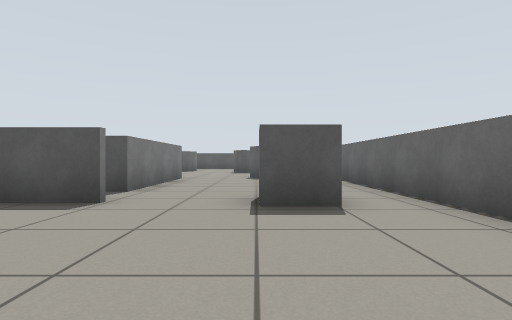
view 1 (above)

24 first-person views from a walk through a world built for the Gazebo simulator. The camera is 0.57 m above the floor, looks level and sees 80° across. The floor is counted in squares, 1 m on a side. Each view is taken from the middle of a square. On the plan, view 1 faces up. The plan holds only what a view shows up to about 9 squares ahead; the rest is blank.

view 2
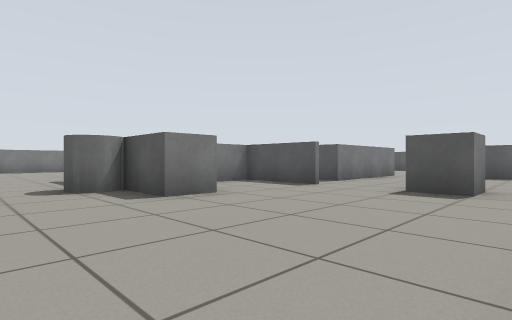

view 3
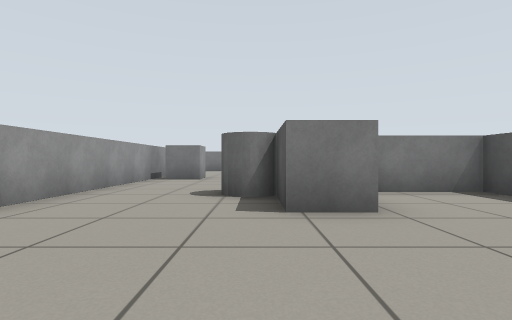

view 4
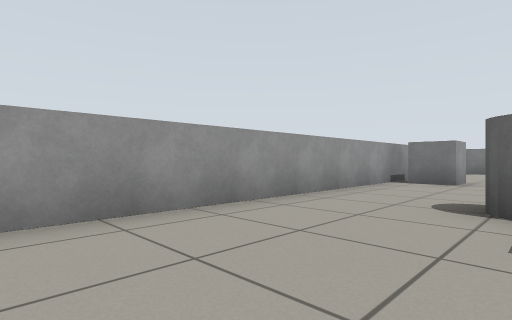

view 5
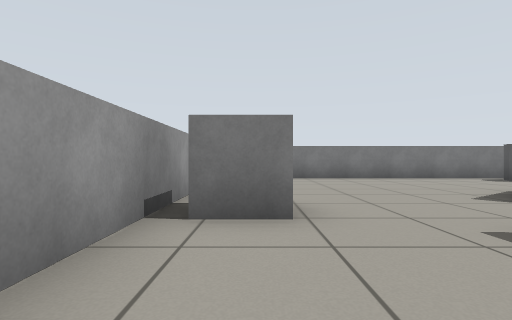

view 6
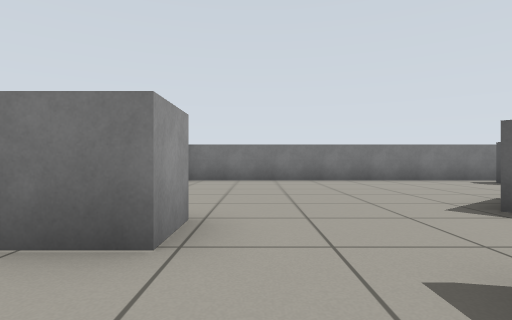

view 7
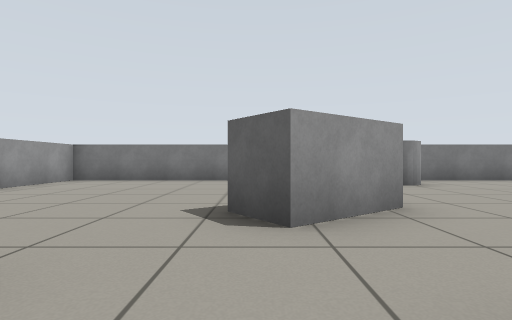

view 8
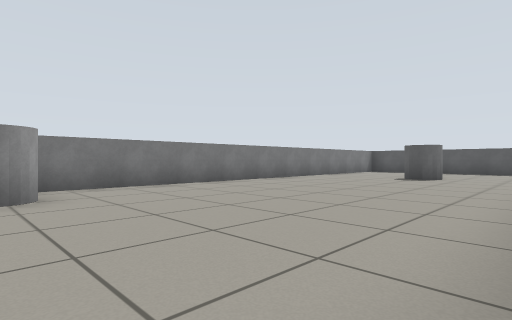

view 9
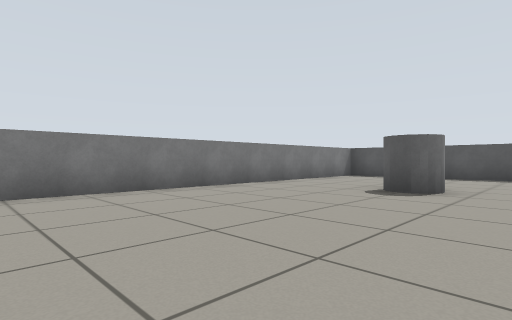

view 10
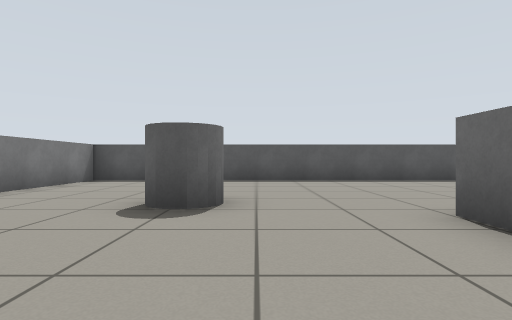

view 11
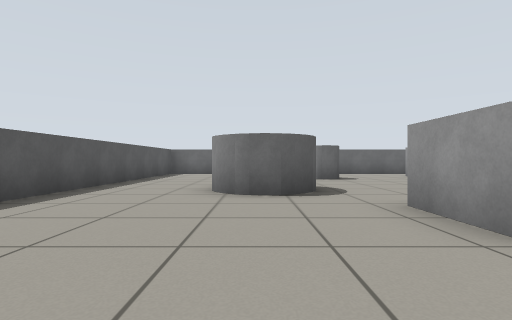

view 12
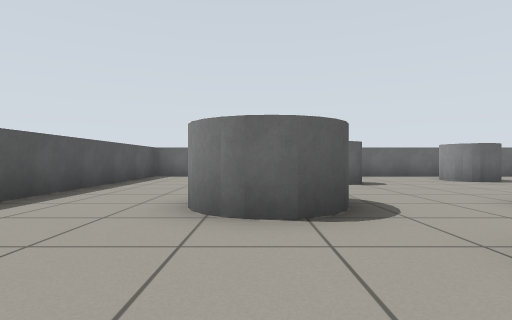

view 13
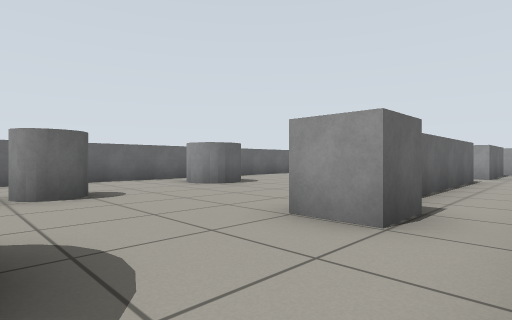

view 14
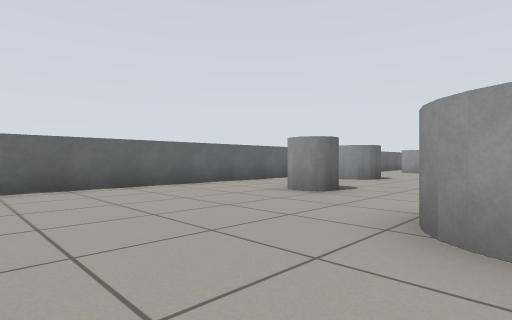

view 15
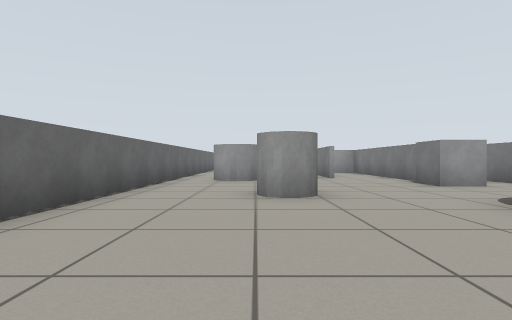

view 16
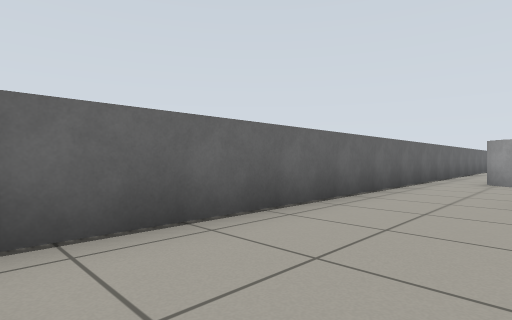

view 17
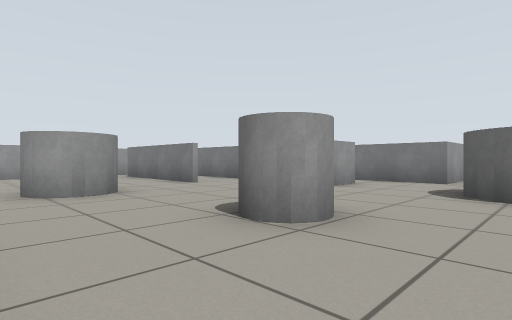

view 18
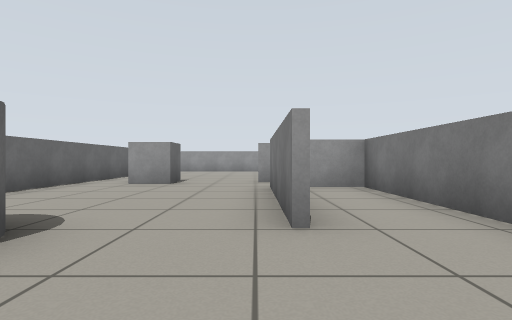

view 19
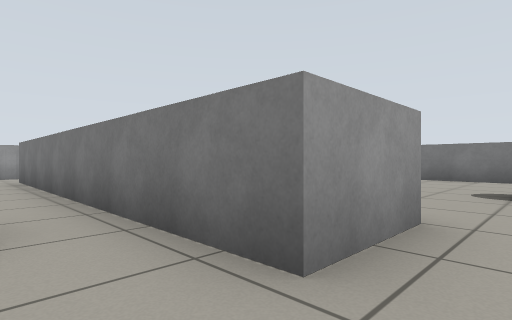

view 20
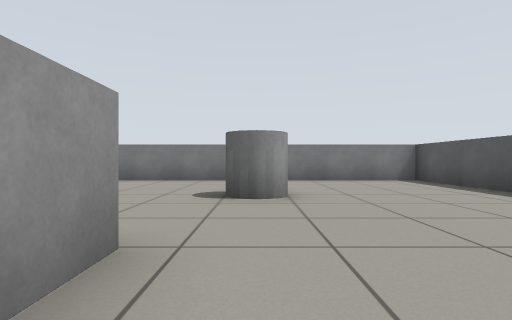

view 21
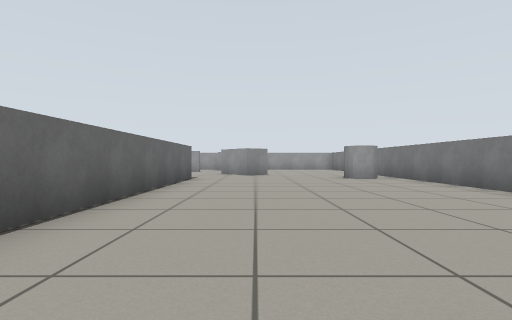

view 22
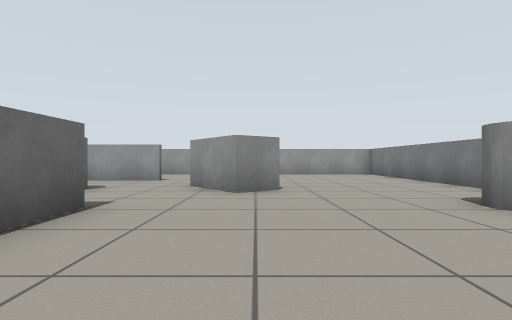

view 23
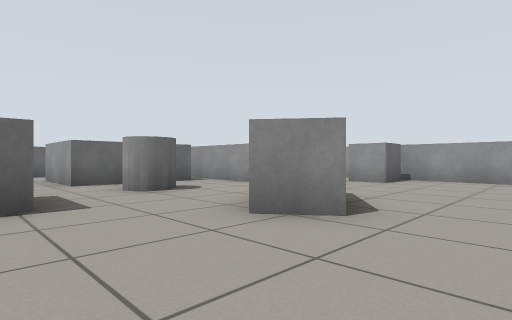

view 24
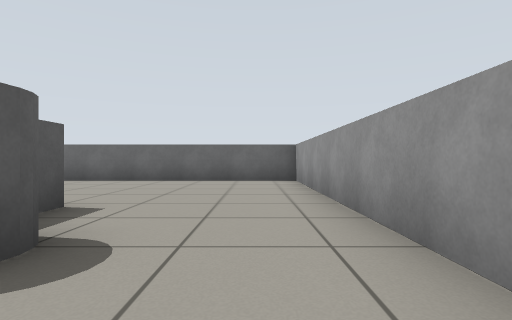

### Floor plan
Key: @ floor where view 1 was taken; # wall or solid block; . floor; B grey box; C grey cylinder.
Columns run from 15 left of view 1 to 3 right of it. Each row starts with its distance up from view 1.
 20 #################
 19 #.................#
 18 #.................#
 17 #..........C......#
 16 #.........C C.....#
 15 #...C......C......#
 14 #......###....CC..#
 13 #......# #........#
 12 #......###BB......#
 11 #......###.#...C..#
 10 #......###.#...CC.#
  9 #......###.#.#....#
  8 #......###.#.#....#
  7 #......###.#.#....#
  6 #.C....###.###....#
  5 #CC........##.....#
  4 #.........###..BB.#
  3 #....##..C#.......#
  2 #.....#...#.......#
  1 #.........###.....#
  0 #.......###C...@..#
 -1 #.................#
 -2 #.....BB..........#
 -3 ###################

Positions as (right, up) in squares from view 1, and headings:
1: (0, 0), facing up
2: (2, -2), facing up-left
3: (1, 0), facing left
4: (0, 0), facing down-left
5: (-5, -2), facing left
6: (-6, -1), facing left
7: (-6, 2), facing left
8: (-8, 5), facing up-left
9: (-9, 9), facing up-left
10: (-10, 11), facing up
11: (-10, 16), facing right
12: (-8, 16), facing right
13: (-6, 15), facing down-right
14: (-4, 19), facing down-right
15: (0, 19), facing down
16: (0, 19), facing down-right
17: (2, 16), facing down-left
18: (-2, 12), facing down
19: (-5, 15), facing down-left
20: (-6, 15), facing left
21: (-10, 15), facing down
22: (-10, 9), facing down
23: (-12, 6), facing down-right
24: (-6, -2), facing right
